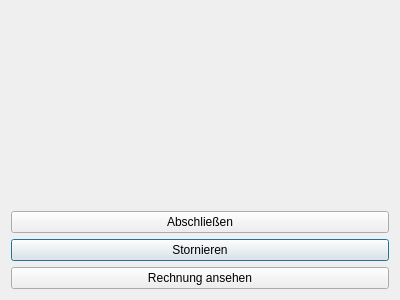
<?xml version="1.0" encoding="UTF-8"?>
<ui version="4.0">
 <class>BuchungDialogMieter</class>
 <widget class="QDialog" name="BuchungDialogMieter">
  <property name="geometry">
   <rect>
    <x>0</x>
    <y>0</y>
    <width>400</width>
    <height>300</height>
   </rect>
  </property>
  <property name="windowTitle">
   <string>Dialog</string>
  </property>
  <layout class="QGridLayout" name="gridLayout">
   <item row="4" column="0" colspan="2">
    <widget class="QPushButton" name="pushButton_stornieren">
     <property name="text">
      <string>Stornieren</string>
     </property>
    </widget>
   </item>
   <item row="5" column="0" colspan="2">
    <widget class="QPushButton" name="pushButton_rechnung">
     <property name="text">
      <string>Rechnung ansehen</string>
     </property>
    </widget>
   </item>
   <item row="3" column="0" colspan="2">
    <widget class="QPushButton" name="pushButton_abschliessen">
     <property name="text">
      <string>Abschließen</string>
     </property>
    </widget>
   </item>
   <item row="2" column="0" colspan="2">
    <widget class="QLabel" name="label_info">
     <property name="text">
      <string/>
     </property>
    </widget>
   </item>
   <item row="2" column="0" colspan="2">
    <widget class="QLabel" name="label_info">
     <property name="text">
      <string/>
     </property>
    </widget>
   </item>
  </layout>
 </widget>
 <resources/>
 <connections>
  <connection>
   <sender>pushButton_stornieren</sender>
   <signal>clicked()</signal>
   <receiver>BuchungDialogMieter</receiver>
   <slot>pushButton_stornieren_clicked()</slot>
   <hints>
    <hint type="sourcelabel">
     <x>189</x>
     <y>160</y>
    </hint>
    <hint type="destinationlabel">
     <x>142</x>
     <y>74</y>
    </hint>
   </hints>
  </connection>
  <connection>
   <sender>pushButton_abschliessen</sender>
   <signal>clicked()</signal>
   <receiver>BuchungDialogMieter</receiver>
   <slot>pushButton_abschliessen_clicked()</slot>
   <hints>
    <hint type="sourcelabel">
     <x>253</x>
     <y>81</y>
    </hint>
    <hint type="destinationlabel">
     <x>45</x>
     <y>264</y>
    </hint>
   </hints>
  </connection>
  <connection>
   <sender>pushButton_rechnung</sender>
   <signal>clicked()</signal>
   <receiver>BuchungDialogMieter</receiver>
   <slot>pushButton_rechnung_clicked()</slot>
   <hints>
    <hint type="sourcelabel">
     <x>323</x>
     <y>239</y>
    </hint>
    <hint type="destinationlabel">
     <x>243</x>
     <y>274</y>
    </hint>
   </hints>
  </connection>
 </connections>
 <slots>
  <slot>pushButton_stornieren_clicked()</slot>
  <slot>pushButton_abschliessen_clicked()</slot>
  <slot>pushButton_rechnung_clicked()</slot>
 </slots>
</ui>
